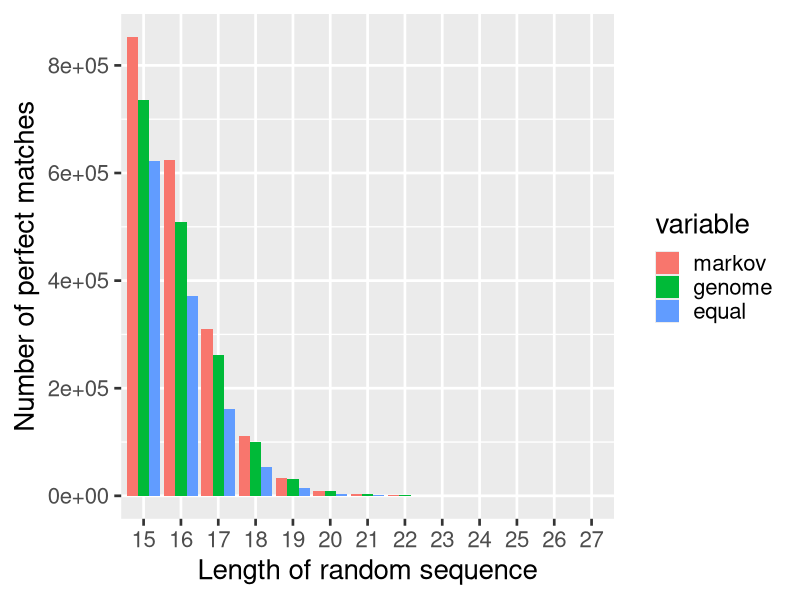
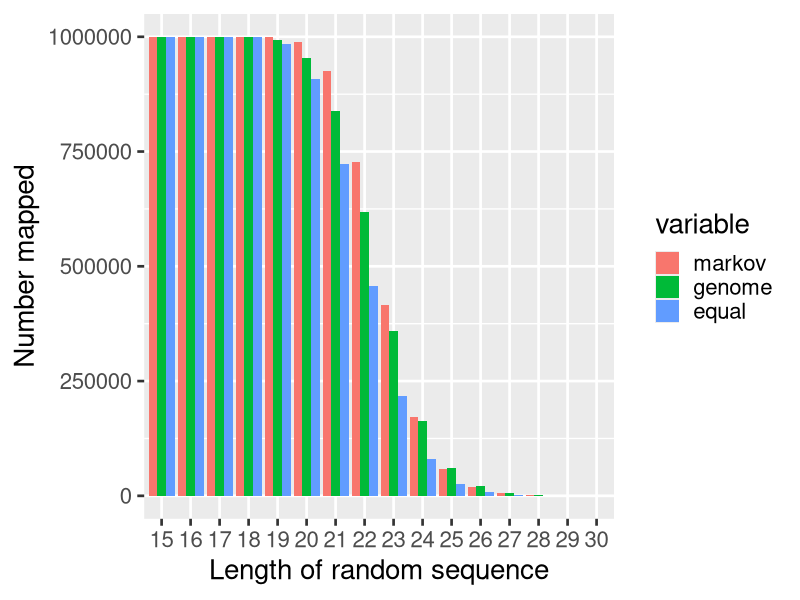

Recreate these plots in R, in order.
#install package if missing
required_package <- c('ggplot2', 'reshape2')
my_check <- required_package %in% installed.packages()[,"Package"]
if(!my_check[1]){
  install.packages("ggplot2")
}
if(!my_check[2]){
  install.packages("reshape2")
}

#load package
library(ggplot2)
library(reshape2)

#equal frequency perfect match
equal_perfect <- c(622903, 371803, 161709, 53697, 15071, 4020, 978, 272, 76, 14, 8, 1, 1)

#genome frequency perfect match
genome_perfect <- c(736400, 508275, 260889, 100013, 32196, 9423, 2589, 716, 193, 56, 12, 3, 0)

#markov chain perfect match
markov_perfect <- c(853182, 623820, 310149, 110331, 32937, 9104, 2601, 689, 170, 43, 8, 7, 0)

count_perfect <- data.frame(length=factor(15:27),
                            markov=markov_perfect,
                            genome=genome_perfect,
                            equal=equal_perfect
                            )

count_perfect_melt <- melt(count_perfect, id.vars='length')

#larger font
theme_set(theme_gray(base_size = 20))

ggplot(count_perfect_melt, aes(x=length, y=value, fill=variable)) +
geom_bar(position="dodge", stat="identity") +
xlab('Length of random sequence') +
ylab('Number of perfect matches')

#equal frequency mapped
equal_mapped <- c(999190, 999999, 999982, 998992, 984139, 908715, 723867, 456454, 216818, 80016, 25271, 7290, 2098, 604, 144, 46)

#genome frequency mapped
genome_mapped <- c(999575, 999997, 999989, 999608, 992752, 954001, 837775, 619178, 358830, 162785, 61092, 20422, 6339, 1883, 564, 176)

#markov chain mapped
markov_mapped <- c(999965, 999996, 999996, 999979, 999094, 988158, 924670, 727549, 415376, 171260, 58484, 18194, 5537, 1626, 450, 146)

count_mapped <- data.frame(length=factor(15:30),
                            markov=markov_mapped,
                            genome=genome_mapped,
                            equal=equal_mapped
                           )

count_mapped_melt <- melt(count_mapped, id.vars='length')

ggplot(count_mapped_melt, aes(x=length, y=value, fill=variable)) +
  geom_bar(position="dodge", stat="identity") +
  xlab('Length of random sequence') +
  ylab('Number mapped')
